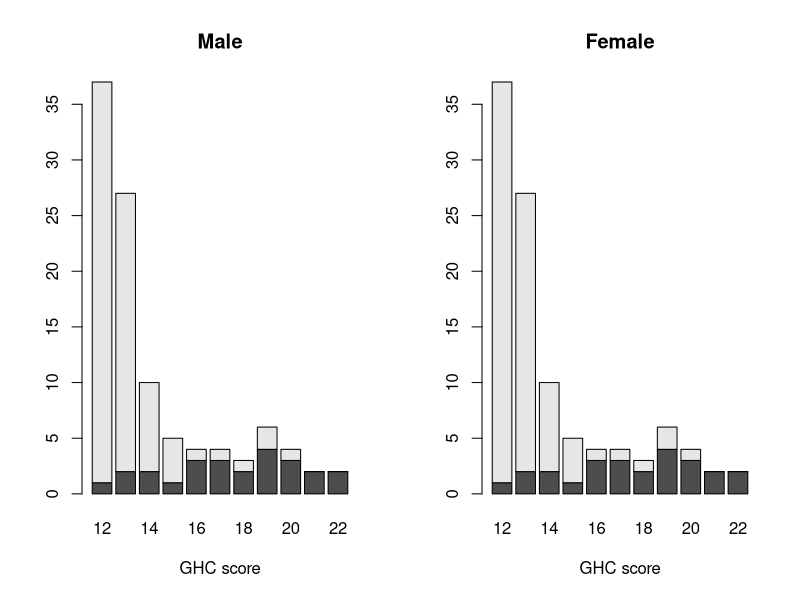

This figure's R source:
library(HSAUR3)


### Name: GHQ
### Title: General Health Questionnaire
### Aliases: GHQ
### Keywords: datasets

### ** Examples


  data("GHQ", package = "HSAUR3")
  male <- subset(GHQ, gender == "male")
  female <- subset(GHQ, gender == "female")
  layout(matrix(1:2, ncol = 2))
  barplot(t(as.matrix(male[,c("cases", "non.cases")])), main = "Male", xlab = "GHC score")
  barplot(t(as.matrix(male[,c("cases", "non.cases")])), main = "Female", xlab = "GHC score")
